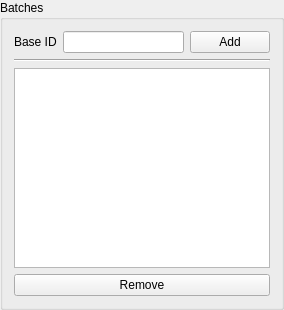
           <widget class="QGroupBox" name="group_batches">
            <property name="title">
             <string>Batches</string>
            </property>
            <layout class="QGridLayout" name="gridLayout_2">
             <item row="0" column="0">
              <layout class="QVBoxLayout" name="verticalLayout_4">
               <item>
                <layout class="QHBoxLayout" name="horizontalLayout_19">
                 <item>
                  <widget class="QLabel" name="label_base_id">
                   <property name="minimumSize">
                    <size>
                     <width>0</width>
                     <height>20</height>
                    </size>
                   </property>
                   <property name="text">
                    <string>Base ID</string>
                   </property>
                  </widget>
                 </item>
                 <item>
                  <widget class="QLineEdit" name="lineEdit_base_id">
                   <property name="text">
                    <string/>
                   </property>
                  </widget>
                 </item>
                 <item>
                  <widget class="QPushButton" name="btn_new_seq">
                   <property name="text">
                    <string>Add</string>
                   </property>
                  </widget>
                 </item>
                </layout>
               </item>
               <item>
                <layout class="QVBoxLayout" name="verticalLayout_3">
                 <item>
                  <widget class="Line" name="line">
                   <property name="orientation">
                    <enum>Qt::Horizontal</enum>
                   </property>
                  </widget>
                 </item>
                 <item>
                  <widget class="QListView" name="sequence_list">
                   <property name="minimumSize">
                    <size>
                     <width>200</width>
                     <height>200</height>
                    </size>
                   </property>
                   <property name="maximumSize">
                    <size>
                     <width>16777215</width>
                     <height>16777215</height>
                    </size>
                   </property>
                  </widget>
                 </item>
                 <item>
                  <layout class="QHBoxLayout" name="horizontalLayout">
                   <item>
                    <widget class="QPushButton" name="btn_rm_seq">
                     <property name="text">
                      <string>Remove</string>
                     </property>
                    </widget>
                   </item>
                  </layout>
                 </item>
                </layout>
               </item>
              </layout>
             </item>
            </layout>
           </widget>
